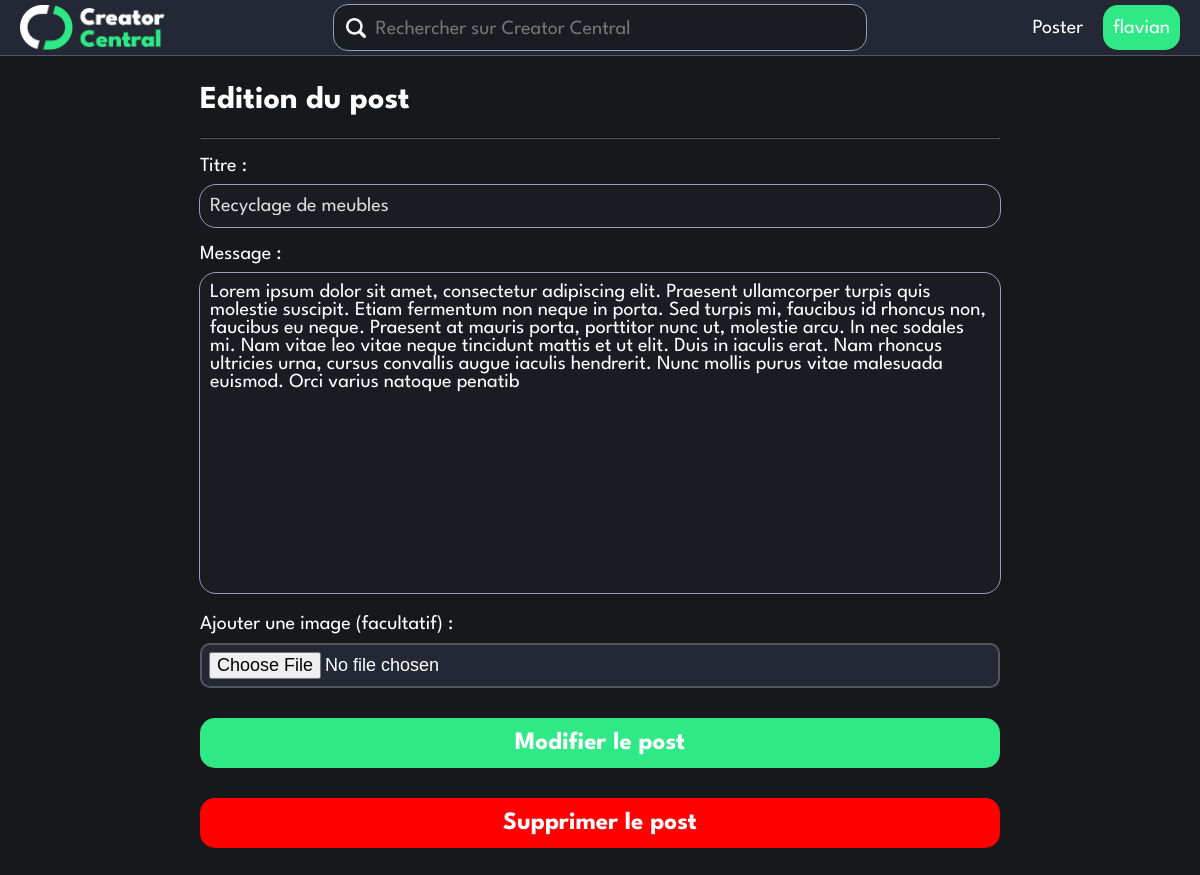
/editpost.php?postID=16 (signed in), run on the app's committed database.
### tables this page shows
CREATE TABLE `posts` (
  `postId` int(16) NOT NULL,
  `username` varchar(20) NOT NULL,
  `date` timestamp NOT NULL DEFAULT current_timestamp() ON UPDATE current_timestamp(),
  `title` varchar(50) NOT NULL,
  `content` varchar(500) NOT NULL,
  `picturePath` varchar(100) NOT NULL DEFAULT '/CreatorCentral/img/default_image.jpg'
);

### classes/SQLconn.php (called while the page is built, shortened)
<?php
require_once(__ROOT__ . "/Classes/loginStatus.php");
class SQLconn
{
    function __construct()
    {
        $servername = "localhost";
        $username = "root";
        $password = "";
        $dbname = "creatorcentral";
        $this->conn = new mysqli($servername, $username, $password, $dbname);
    }
}
?>

### classes/loginStatus.php (called while the page is built, shortened)
<?php
class LoginStatus{
    function CheckSession()
    {
        return isset($_SESSION["username"]);
    }
}
?>

### initialize.php (called while the page is built, shortened)
<?php
    require_once(__ROOT__."/Classes/SQLconn.php");
    $SQLconn = new SQLconn();
?>

### editpost.php (the view, shortened to what this page needs)
<?php include("./initialize.php");
?>
    <!DOCTYPE html>
    <html lang="fr">
<head>
    <link rel="stylesheet" href="styles/font.css">
    <link rel="stylesheet" href="styles/global.css">
    <link rel="stylesheet" href="styles/header.css">
</head>
<body>
<?php
include(__ROOT__ . "/pageparts/header.php");
if (isset($_POST["new"])) {
?>
<div class="main-container">
    <h1>Nouveau post</h1>
    <hr>
    <form enctype="multipart/form-data" action="./pageparts/processPost.php" method="POST">
        <input type="hidden" name="action" value="new">
        <label for="title">Titre :</label>
        <input autofocus type="text" name="title" class="short-text-field" id="title">
        <p class="errorMessage" id="title_hint">Le post doit contenir un titre</p>
        <label for="content">Message :</label>
        <textarea name="content" class="long-text-field" placeholder="Decrivez votre création" id="content"></textarea>
        <p class="errorMessage" id="content_hint">Le post doit contenir un message</p>
        <input type="hidden" name="MAX_FILE_SIZE" value="5242880"/>
        <label for="imageFile">Ajouter une image (facultatif) :</label>
        <input name="imageFile" type="file"/>
        <button type="submit" class="wide-button" id="post-button" disabled="true">Poster sur Creator Central</button>
    </form>
    <script type="text/javascript" src="scripts/postFormHinting.js"></script>
    <?php
    }
    elseif (isset($_GET["postID"])) {
        $query = 'SELECT * FROM `posts` WHERE `postId` =' . $_GET["postID"];
        $result = $SQLconn->conn->query($query);
        if ($result->num_rows > 0) {
            $data = $result->fetch_assoc();
            ?>
            <div class="main-container">
                <h1>Edition du post</h1>
                <hr>
                <form enctype="multipart/form-data" action="./pageparts/processPost.php" method="POST">
                    <label for="title">Titre :</label>
                    <input autofocus type="text" name="title" class="short-text-field"
                           value="<?php echo $data["title"]; ?>">
                    <label for="content">Message :</label>
                    <textarea name="content" class="long-text-field"><?php echo $data["content"]; ?></textarea>
                    <label for="imageFile">Ajouter une image (facultatif) :</label>
                    <input name="imageFile" type="file"/>
                    <button type="submit" class="wide-button" id="post-button">Modifier le post</button>
                </form>
                <form action="./pageparts/processPost.php"
                      onsubmit="return confirm('Etes vous sur de vouloir supprimer ce post?')"
                      method="POST">
                    <button type="submit" class="wide-button red-bg">Supprimer le post</button>
                </form>
            </div>
            <?php
        } else {
            echo "<h1>Erreur! Cette ID ne correspond à aucun post!</h1>";
        }
    } ?>
</body>

### styles/global.css (style rules this page uses)
:root { --green-accent: #2ee985; --green-accent-dark: #267e4c; --green-accent-darker: #228c52; --lighter-grey: #979eb7; --light-grey: #545660; --grey: #242834; --dark-grey: #191c21;; --darker-grey: #16181c; }
body { color: white; font-family: 'LeagueSpartan', Bahnschrift, sans-serif; font-weight: normal; margin: 0; background: var(--darker-grey); }
.short-text-field { font-family: 'LeagueSpartan', Bahnschrift, sans-serif; font-size: 20px; color: #DDD; height: 40px; padding-inline: 10px; border-radius: 16px; border: none; outline: var(--lighter-grey) solid 1px; background: var(--dark-grey); width: calc(100% - 20px); margin-top: 10px; }
.long-text-field { resize: none; width: calc(100% - 20px); padding: 10px; height: 300px; background: var(--dark-grey); color: white; font-size: 20px; font-family: 'LeagueSpartan', Bahnschrift, sans-serif; border-radius: 16px; border: none; outline: var(--lighter-grey) solid 1px; margin-top: 10px; }
.main-container { margin-top: var(--header-height); margin-bottom: 30px; padding: 10px 0; width: min(90%, 800px); margin-inline: auto; }
label { display: block; font-weight: normal; margin-top: 18px; font-size: 20px; }
.wide-button { font-family: 'LeagueSpartan', Bahnschrift, sans-serif; margin-top: 30px; background: var(--green-accent); color: white; border: none; width: 100%; font-size: 25px; font-weight: bold; border-radius: 15px; height: 50px; cursor: pointer; }
hr { border-color: var(--light-grey); }
input[type="file"] { border-radius: 10px; width: calc(100% - 14px - 4px); font-size: 18px; margin-top: 10px; padding: 7px 7px; border: 2px solid var(--light-grey); background: var(--grey); }
.red-bg { background-color: red; }

### styles/header.css (style rules this page uses)
:root { --header-height: 55px; }

### data on the page
posts: title "Recyclage de meubles", content "Lorem ipsum dolor sit amet, consectetur adipiscing elit. Praesent ullamcorper turpis quis molestie suscipit. Etiam fermentum non neque in porta. Sed turpis mi, faucibus id rhoncus non, faucibus eu neque. Praesent at mauris porta, porttitor nunc ut, molestie arcu. In nec sodales mi. Nam vitae leo vitae neque tincidunt mattis et ut elit. Duis in iaculis erat. Nam rhoncus ultricies urna, cursus convallis augue iaculis hendrerit. Nunc mollis purus vitae malesuada euismod. Orci varius natoque penatib"

### other printed values
$username "flavian"
